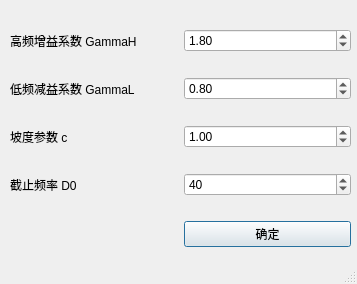
<?xml version="1.0" encoding="UTF-8"?>
<ui version="4.0">
 <class>RetinexParamDialog</class>
 <widget class="QDialog" name="RetinexParamDialog">
  <property name="geometry">
   <rect>
    <x>0</x>
    <y>0</y>
    <width>357</width>
    <height>284</height>
   </rect>
  </property>
  <property name="windowTitle">
   <string>Retinex 参数询问 / ImageZhuo</string>
  </property>
  <property name="sizeGripEnabled">
   <bool>true</bool>
  </property>
  <widget class="QWidget" name="gridLayoutWidget">
   <property name="geometry">
    <rect>
     <x>10</x>
     <y>10</y>
     <width>341</width>
     <height>261</height>
    </rect>
   </property>
   <layout class="QGridLayout" name="gridLayout">
    <item row="3" column="1">
     <widget class="QSpinBox" name="spin_D0">
      <property name="minimum">
       <number>1</number>
      </property>
      <property name="maximum">
       <number>100</number>
      </property>
      <property name="value">
       <number>40</number>
      </property>
     </widget>
    </item>
    <item row="1" column="1">
     <widget class="QDoubleSpinBox" name="spin_gammaL">
      <property name="maximum">
       <double>1.000000000000000</double>
      </property>
      <property name="singleStep">
       <double>0.100000000000000</double>
      </property>
      <property name="value">
       <double>0.800000000000000</double>
      </property>
     </widget>
    </item>
    <item row="0" column="0">
     <widget class="QLabel" name="label">
      <property name="text">
       <string>高频增益系数 GammaH</string>
      </property>
     </widget>
    </item>
    <item row="0" column="1">
     <widget class="QDoubleSpinBox" name="spin_gammaH">
      <property name="minimum">
       <double>1.000000000000000</double>
      </property>
      <property name="maximum">
       <double>5.000000000000000</double>
      </property>
      <property name="singleStep">
       <double>0.100000000000000</double>
      </property>
      <property name="value">
       <double>1.800000000000000</double>
      </property>
     </widget>
    </item>
    <item row="2" column="0">
     <widget class="QLabel" name="label_3">
      <property name="text">
       <string>坡度参数 c</string>
      </property>
     </widget>
    </item>
    <item row="2" column="1">
     <widget class="QDoubleSpinBox" name="spin_c">
      <property name="minimum">
       <double>0.100000000000000</double>
      </property>
      <property name="maximum">
       <double>5.000000000000000</double>
      </property>
      <property name="singleStep">
       <double>0.100000000000000</double>
      </property>
      <property name="value">
       <double>1.000000000000000</double>
      </property>
     </widget>
    </item>
    <item row="1" column="0">
     <widget class="QLabel" name="label_2">
      <property name="text">
       <string>低频减益系数 GammaL</string>
      </property>
     </widget>
    </item>
    <item row="3" column="0">
     <widget class="QLabel" name="label_4">
      <property name="text">
       <string>截止频率 D0</string>
      </property>
     </widget>
    </item>
    <item row="4" column="1">
     <widget class="QPushButton" name="btn_done">
      <property name="text">
       <string>确定</string>
      </property>
     </widget>
    </item>
   </layout>
  </widget>
 </widget>
 <resources/>
 <connections/>
</ui>
